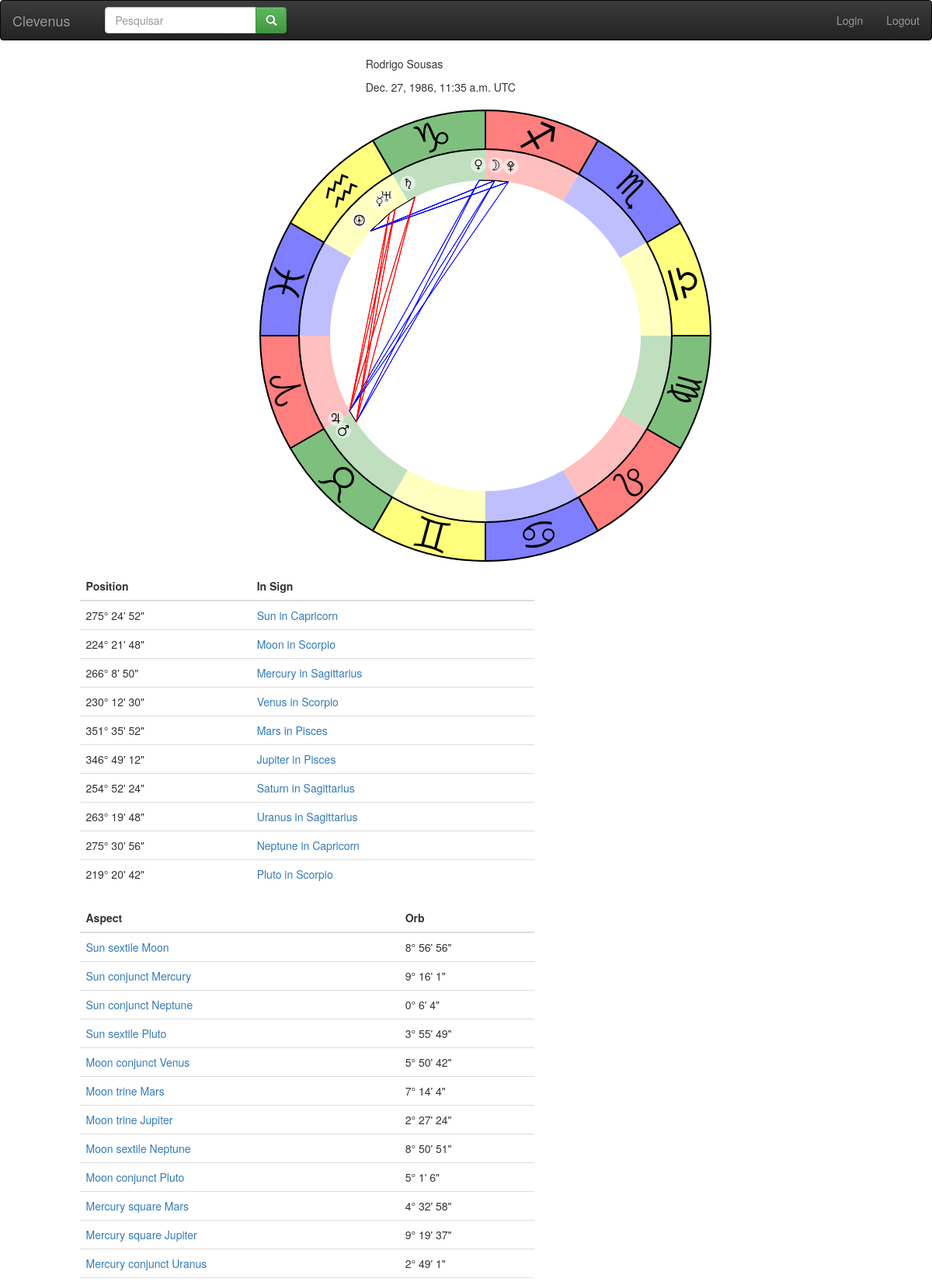
The page /chart/3 (upper part) on the database its author committed.
### charts/models.py (models this page shows, shortened)
class Chart(models.Model):
    N_PLANETS = swe.NPLANETS
    user = models.ForeignKey(UserProfile, related_name='charts')
    name = models.CharField(max_length=256)
    date = models.DateField()
    time = models.TimeField(null=True, blank=True)
    datetime = models.DateTimeField()
    city = models.ForeignKey(City, null=True, blank=True)
    city_name = models.CharField(max_length=512, null=True, blank=True)
    lat = models.FloatField(null=True, blank=True)
    lng = models.FloatField(null=True, blank=True)
    sun = models.FloatField(_('Sun'))
    moon = models.FloatField(_('Moon'))
    mercury = models.FloatField(_('Mercury'))
    venus = models.FloatField(_('Venus'))
    mars = models.FloatField(_('Mars'))
    jupiter = models.FloatField(_('Jupiter'))
    saturn = models.FloatField(_('Saturn'))
    uranus = models.FloatField(_('Uranus'))
    neptune = models.FloatField(_('Neptune'))
    pluto = models.FloatField(_('Pluto'))
    mean_node = models.FloatField()
    true_node = models.FloatField()
    mean_apog = models.FloatField()
    oscu_apog = models.FloatField()
    earth = models.FloatField()
    chiron = models.FloatField()
    pholus = models.FloatField()
    ceres = models.FloatField()
    pallas = models.FloatField()
    juno = models.FloatField()
    vesta = models.FloatField()
    intp_apog = models.FloatField()
    intp_perg = models.FloatField()
    house_1 = models.FloatField(null=True, blank=True)
    house_2 = models.FloatField(null=True, blank=True)
    house_3 = models.FloatField(null=True, blank=True)
    house_4 = models.FloatField(null=True, blank=True)
    house_5 = models.FloatField(null=True, blank=True)
    house_6 = models.FloatField(null=True, blank=True)
    house_7 = models.FloatField(null=True, blank=True)
    house_8 = models.FloatField(null=True, blank=True)
    house_9 = models.FloatField(null=True, blank=True)
    house_10 = models.FloatField(null=True, blank=True)
    house_11 = models.FloatField(null=True, blank=True)
    house_12 = models.FloatField(null=True, blank=True)
    planet_positions = models.ManyToManyField(Planet, through=PlanetPosition)
    planets_in_signs = models.ManyToManyField(PlanetInSign)
    planets_in_houses = models.ManyToManyField(PlanetInHouse)
    houses_in_signs = models.ManyToManyField(HouseInSign)
    aspects = models.ManyToManyField(Aspect, through=ChartAspect)
    created = models.DateTimeField(auto_now_add=True)
    modified = models.DateTimeField(auto_now=True)

class PlanetPosition(models.Model):
    name = models.CharField(max_length=256)
    chart = models.ForeignKey('Chart')
    planet = models.ForeignKey(Planet)
    sign = models.ForeignKey(Sign)
    asc = models.FloatField(default=0)
    house = models.ForeignKey(House, null=True, blank=True)
    angle = models.FloatField()
    speed = models.FloatField()
    planet_in_sign = models.ForeignKey(PlanetInSign)
    planet_in_house = models.ForeignKey(PlanetInHouse, null=True, blank=True)
    def get_x(self, planet_radius=220, chart_center_x=300):
        x = cos((self.angle+180-self.asc)*pi/180.0) * planet_radius + chart_center_x
        return x
    def get_y(self, planet_radius=220, chart_center_y=300):
        y = -sin((self.angle+180-self.asc)*pi/180.0) * planet_radius + chart_center_y
        return y
    def get_x_aspect(self):
        return self.get_x(planet_radius=200)
    def get_y_aspect(self):
        return self.get_y(planet_radius=200)
    def get_chart_params(self, planet_radius=220, planet_size=7, planet_circle=10):
        params = dict()
        planet_scale = planet_size*2/100.0
        chart_center_x = 300
        chart_center_y = 300
        p_x = self.get_x()
        p_y = self.get_y()
        visibility = True
        params[self.planet.code+'_visibility'] = 'visible' if visibility else 'hidden'
        params[self.planet.code+'_x'] = p_x
        params[self.planet.code+'_y'] = p_y
        params[self.planet.code+'_circle'] = planet_circle
        params[self.planet.code+'_scale'] = planet_scale
        params[self.planet.code+'_x_corner'] = p_x - planet_size
        params[self.planet.code+'_y_corner'] = p_y - planet_size
        return params

class ChartAspect(models.Model):
    name = models.CharField(max_length=256)
    chart = models.ForeignKey('Chart')
    aspect = models.ForeignKey(Aspect)
    angle = models.FloatField()
    exact = models.FloatField()
    diff = models.FloatField()
    p1 = models.ForeignKey(PlanetPosition, verbose_name='First Planet', related_name='chart_aspects_first')
    p2 = models.ForeignKey(PlanetPosition, verbose_name='Second Planet', related_name='chart_aspects_second')
    asc = models.FloatField(default=0)
    def get_svg(self, asc=0):
        params = dict()
        params['id'] = '%s_%s_aspect' % (self.p1.planet.code, self.p2.planet.code)
        params['x1'] = self.p1.get_x_aspect()
        params['y1'] = self.p1.get_y_aspect()
        params['x2'] = self.p2.get_x_aspect()
        params['y2'] = self.p2.get_y_aspect()
        color = 'black'
        if self.exact == 60 or self.exact==120:
            color = 'blue'
        if self.exact == 90 or self.exact == 180:
            color = 'red'
        params['color'] = color
        svg = '<svg class="svg_aspect"><line id="{id}" x1="{x1}" y1="{y1}" x2="{x2}" y2="{y2}" style="stroke:{color};stroke-width:1"></line></svg>'.format(**params)
        return svg

### astro/models.py (models this page shows, shortened)
class Interpretable(models.Model):
    iname = models.CharField(max_length=20, unique=True)
    def __unicode__(self):
        return self.iname

class Planet(Interpretable):
    index = models.IntegerField(unique=True)
    name = models.CharField(max_length=20, unique=True)
    code = models.CharField(max_length=20, unique=True)
    slug = models.SlugField()

class Interpretable(models.Model):
    iname = models.CharField(max_length=20, unique=True)
    def __unicode__(self):
        return self.iname

### charts/views.py (the view)
# urls.py: url(r'(?P<chart_id>\d*)', chartView),
def chartView(request, chart_id):
    chart = get_object_or_404(Chart, pk=chart_id)
    planets = chart.planetposition_set.all().select_related('planet',  'sign', 'house')[:10]
    aspects = chart.chartaspect_set.filter(diff__lt=10, p1__planet__index__lt=10, p2__planet__index__lt=10).select_related('p1__planet', 'p2__planet', 'aspect')
    params = dict()
    asc = chart.house_1
    params['asc'] = asc
    for p in planets:
        params.update(p.get_chart_params())
    params['chart'] = chart
    params['planets'] = planets
    params['aspects'] = aspects
    params['action'] = '/chart/post'
    return render(request, 'charts/detail.html', params)

### charts/templatetags/chart_tags.py (called while the page is built)
@register.filter
def dms(value):
    mnt, sec = divmod(value*3600, 60)
    deg, mnt = divmod(mnt, 60)
    deg, mnt, sec = int(deg), int(mnt), int(sec)
    return u"%s° %s' %s\"" % (deg, mnt, sec)

### charts/templates/charts/detail.html (shortened to what this page needs)
{% extends 'base.html' %}
{% load chart_tags %}
{% block content %}
    <div class="container">
    <div class="row row-centered">
        <div class="col-xs-3 col-centered"><p>{{ chart.name }}</p></div>
    </div>
    <div class="row row-centered">
        <div class="col-xs-3 col-centered"><p>{{ chart.datetime }} {{ chart.datetime.tzinfo }}</p></div>
    </div>
    <div class="row row-centered">
        <div class="col-xs-6 col-centered">
        </div>
    </div>
</div>
    <div class="row">
        <div class="col-md-6 col-md-offset-1">
            <table class="table">
                <thead>
                <tr>
                    <th >Position</th>
                    <th>In Sign</th>
                </tr>
                </thead>
                <tbody>
                {% for planet in planets %}
                    <tr>
                        <td>{{ planet.angle|dms }}</td>
                        <td>
                            <a href="{% url 'planet-in-sign' planet.planet.slug planet.sign.slug %}">{{ planet.planet.name }}
                                in {{ planet.sign }}</a></td>
                    </tr>
                {% endfor %}
                </tbody>
            </table>
        </div>
    </div>
    <div class="row">
        <div class="col-md-6 col-md-offset-1">
            <table class="table">
                <thead>
                <tr>
                    <th data-sortable="true">Aspect</th>
                    <th data-sortable="true">Orb</th>
                </tr>
                </thead>
                <tbody>
                {% for aspect in aspects %}
                    <tr>
                        <td>
                            <a href="{% url 'aspect' aspect.p1.planet.slug aspect.aspect.type aspect.p2.planet.slug %}">{{ aspect.aspect }}</a>
                        </td>
                        <td>{{ aspect.diff|dms }}</td>
                    </tr>
                {% endfor %}
                </tbody>
            </table>
        </div>
    </div>
{% endblock %}

### static/clevenus/navbar.css (style rules this page uses)
.row-centered { text-align:center; }
.col-centered { display: inline-block; float: none; text-align: left; margin-right: -4px; }

### rows shown on the page
Chart: name "Rodrigo Sousas", datetime "Dec. 27, 1986, 11:35 a.m.", datetime.tzinfo "UTC"
PlanetPosition: angle|dms "275° 24' 52\"", planet.name "Sun", sign "Capricorn"
PlanetPosition: angle|dms "224° 21' 48\"", planet.name "Moon", sign "Scorpio"
PlanetPosition: angle|dms "266° 8' 50\"", planet.name "Mercury", sign "Sagittarius"
PlanetPosition: angle|dms "230° 12' 30\"", planet.name "Venus", sign "Scorpio"
PlanetPosition: angle|dms "351° 35' 52\"", planet.name "Mars", sign "Pisces"
PlanetPosition: angle|dms "346° 49' 12\"", planet.name "Jupiter", sign "Pisces"
PlanetPosition: angle|dms "254° 52' 24\"", planet.name "Saturn", sign "Sagittarius"
PlanetPosition: angle|dms "263° 19' 48\"", planet.name "Uranus", sign "Sagittarius"
PlanetPosition: angle|dms "275° 30' 56\"", planet.name "Neptune", sign "Capricorn"
PlanetPosition: angle|dms "219° 20' 42\"", planet.name "Pluto", sign "Scorpio"
ChartAspect: aspect "Sun sextile Moon", diff|dms "8° 56' 56\""
ChartAspect: aspect "Sun conjunct Mercury", diff|dms "9° 16' 1\""
ChartAspect: aspect "Sun conjunct Neptune", diff|dms "0° 6' 4\""
ChartAspect: aspect "Sun sextile Pluto", diff|dms "3° 55' 49\""
ChartAspect: aspect "Moon conjunct Venus", diff|dms "5° 50' 42\""
ChartAspect: aspect "Moon trine Mars", diff|dms "7° 14' 4\""
ChartAspect: aspect "Moon trine Jupiter", diff|dms "2° 27' 24\""
ChartAspect: aspect "Moon sextile Neptune", diff|dms "8° 50' 51\""
ChartAspect: aspect "Moon conjunct Pluto", diff|dms "5° 1' 6\""
ChartAspect: aspect "Mercury square Mars", diff|dms "4° 32' 58\""
ChartAspect: aspect "Mercury square Jupiter", diff|dms "9° 19' 37\""
ChartAspect: aspect "Mercury conjunct Uranus", diff|dms "2° 49' 1\""
